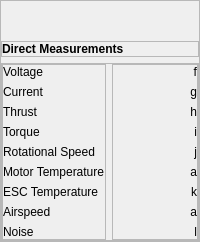
              <widget class="QFrame" name="directMeasurementsContainer">
               <property name="minimumSize">
                <size>
                 <width>0</width>
                 <height>0</height>
                </size>
               </property>
               <property name="frameShape">
                <enum>QFrame::StyledPanel</enum>
               </property>
               <property name="frameShadow">
                <enum>QFrame::Raised</enum>
               </property>
               <layout class="QVBoxLayout" name="verticalLayout_27">
                <property name="leftMargin">
                 <number>0</number>
                </property>
                <property name="topMargin">
                 <number>0</number>
                </property>
                <property name="rightMargin">
                 <number>0</number>
                </property>
                <property name="bottomMargin">
                 <number>0</number>
                </property>
                <item>
                 <spacer name="verticalSpacer_2">
                  <property name="orientation">
                   <enum>Qt::Vertical</enum>
                  </property>
                  <property name="sizeHint" stdset="0">
                   <size>
                    <width>20</width>
                    <height>40</height>
                   </size>
                  </property>
                 </spacer>
                </item>
                <item>
                 <widget class="QFrame" name="frame_25">
                  <property name="frameShape">
                   <enum>QFrame::StyledPanel</enum>
                  </property>
                  <property name="frameShadow">
                   <enum>QFrame::Raised</enum>
                  </property>
                  <layout class="QHBoxLayout" name="horizontalLayout_18">
                   <property name="leftMargin">
                    <number>0</number>
                   </property>
                   <property name="topMargin">
                    <number>0</number>
                   </property>
                   <property name="rightMargin">
                    <number>0</number>
                   </property>
                   <property name="bottomMargin">
                    <number>0</number>
                   </property>
                   <item>
                    <widget class="QLabel" name="label_48">
                     <property name="font">
                      <font>
                       <weight>75</weight>
                       <bold>true</bold>
                      </font>
                     </property>
                     <property name="text">
                      <string>Direct Measurements</string>
                     </property>
                    </widget>
                   </item>
                  </layout>
                 </widget>
                </item>
                <item>
                 <widget class="QFrame" name="frame_26">
                  <property name="frameShape">
                   <enum>QFrame::StyledPanel</enum>
                  </property>
                  <property name="frameShadow">
                   <enum>QFrame::Raised</enum>
                  </property>
                  <layout class="QHBoxLayout" name="horizontalLayout_14">
                   <property name="leftMargin">
                    <number>0</number>
                   </property>
                   <property name="topMargin">
                    <number>0</number>
                   </property>
                   <property name="rightMargin">
                    <number>0</number>
                   </property>
                   <property name="bottomMargin">
                    <number>0</number>
                   </property>
                   <item>
                    <widget class="QFrame" name="frame_28">
                     <property name="frameShape">
                      <enum>QFrame::StyledPanel</enum>
                     </property>
                     <property name="frameShadow">
                      <enum>QFrame::Raised</enum>
                     </property>
                     <layout class="QVBoxLayout" name="verticalLayout_29">
                      <property name="leftMargin">
                       <number>0</number>
                      </property>
                      <property name="topMargin">
                       <number>0</number>
                      </property>
                      <property name="rightMargin">
                       <number>0</number>
                      </property>
                      <property name="bottomMargin">
                       <number>0</number>
                      </property>
                      <item>
                       <widget class="QLabel" name="label_29">
                        <property name="text">
                         <string>Voltage</string>
                        </property>
                       </widget>
                      </item>
                      <item>
                       <widget class="QLabel" name="label_27">
                        <property name="text">
                         <string>Current</string>
                        </property>
                       </widget>
                      </item>
                      <item>
                       <widget class="QLabel" name="label_26">
                        <property name="text">
                         <string>Thrust</string>
                        </property>
                       </widget>
                      </item>
                      <item>
                       <widget class="QLabel" name="label_30">
                        <property name="text">
                         <string>Torque</string>
                        </property>
                       </widget>
                      </item>
                      <item>
                       <widget class="QLabel" name="label_28">
                        <property name="text">
                         <string>Rotational Speed</string>
                        </property>
                       </widget>
                      </item>
                      <item>
                       <widget class="QLabel" name="label_50">
                        <property name="text">
                         <string>Motor Temperature</string>
                        </property>
                       </widget>
                      </item>
                      <item>
                       <widget class="QLabel" name="label_52">
                        <property name="text">
                         <string>ESC Temperature</string>
                        </property>
                       </widget>
                      </item>
                      <item>
                       <widget class="QLabel" name="label_6">
                        <property name="text">
                         <string>Airspeed</string>
                        </property>
                       </widget>
                      </item>
                      <item>
                       <widget class="QLabel" name="label_5">
                        <property name="text">
                         <string>Noise</string>
                        </property>
                       </widget>
                      </item>
                     </layout>
                    </widget>
                   </item>
                   <item>
                    <widget class="QFrame" name="frame_27">
                     <property name="frameShape">
                      <enum>QFrame::StyledPanel</enum>
                     </property>
                     <property name="frameShadow">
                      <enum>QFrame::Raised</enum>
                     </property>
                     <layout class="QVBoxLayout" name="verticalLayout_30">
                      <property name="leftMargin">
                       <number>0</number>
                      </property>
                      <property name="topMargin">
                       <number>0</number>
                      </property>
                      <property name="rightMargin">
                       <number>0</number>
                      </property>
                      <property name="bottomMargin">
                       <number>0</number>
                      </property>
                      <item>
                       <widget class="QLabel" name="VoltageValueText">
                        <property name="text">
                         <string>f</string>
                        </property>
                        <property name="alignment">
                         <set>Qt::AlignRight|Qt::AlignTrailing|Qt::AlignVCenter</set>
                        </property>
                       </widget>
                      </item>
                      <item>
                       <widget class="QLabel" name="CurrentValueText">
                        <property name="text">
                         <string>g</string>
                        </property>
                        <property name="alignment">
                         <set>Qt::AlignRight|Qt::AlignTrailing|Qt::AlignVCenter</set>
                        </property>
                       </widget>
                      </item>
                      <item>
                       <widget class="QLabel" name="ThrustValueText">
                        <property name="text">
                         <string>h</string>
                        </property>
                        <property name="alignment">
                         <set>Qt::AlignRight|Qt::AlignTrailing|Qt::AlignVCenter</set>
                        </property>
                       </widget>
                      </item>
                      <item>
                       <widget class="QLabel" name="TorqueValueText">
                        <property name="text">
                         <string>i</string>
                        </property>
                        <property name="alignment">
                         <set>Qt::AlignRight|Qt::AlignTrailing|Qt::AlignVCenter</set>
                        </property>
                       </widget>
                      </item>
                      <item>
                       <widget class="QLabel" name="RpmValueText">
                        <property name="text">
                         <string>j</string>
                        </property>
                        <property name="alignment">
                         <set>Qt::AlignRight|Qt::AlignTrailing|Qt::AlignVCenter</set>
                        </property>
                       </widget>
                      </item>
                      <item>
                       <widget class="QLabel" name="MotorTempValueText">
                        <property name="text">
                         <string>a</string>
                        </property>
                        <property name="alignment">
                         <set>Qt::AlignRight|Qt::AlignTrailing|Qt::AlignVCenter</set>
                        </property>
                       </widget>
                      </item>
                      <item>
                       <widget class="QLabel" name="EscTempValueText">
                        <property name="text">
                         <string>k</string>
                        </property>
                        <property name="alignment">
                         <set>Qt::AlignRight|Qt::AlignTrailing|Qt::AlignVCenter</set>
                        </property>
                       </widget>
                      </item>
                      <item>
                       <widget class="QLabel" name="AirspeedValueText">
                        <property name="text">
                         <string>a</string>
                        </property>
                        <property name="alignment">
                         <set>Qt::AlignRight|Qt::AlignTrailing|Qt::AlignVCenter</set>
                        </property>
                       </widget>
                      </item>
                      <item>
                       <widget class="QLabel" name="NoiseValueText">
                        <property name="text">
                         <string>l</string>
                        </property>
                        <property name="alignment">
                         <set>Qt::AlignRight|Qt::AlignTrailing|Qt::AlignVCenter</set>
                        </property>
                       </widget>
                      </item>
                     </layout>
                    </widget>
                   </item>
                  </layout>
                 </widget>
                </item>
               </layout>
              </widget>
